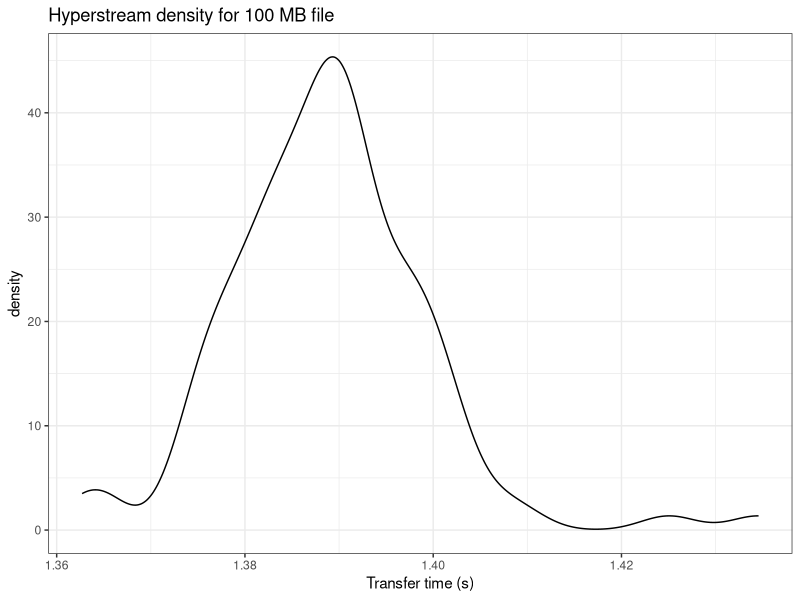

Here is the R script that generated this plot:
#!/usr/bin/env Rscript
library(ggplot2)

mydata=read.table("./hyperstream/data/hyperstream-file_100MB.dat", header=TRUE, skip=0)

#mydat = remove_outliers(mydata) 

# convert to seconds
mydata$elapsed_time <- mydata$elapsed_time / 10^9

plot <- ggplot(mydata, aes(elapsed_time)) +
  geom_density() +
  labs(title = "Hyperstream density for 100 MB file") +
  labs(x="Transfer time (s)") +
  theme_bw()

plot(plot)
